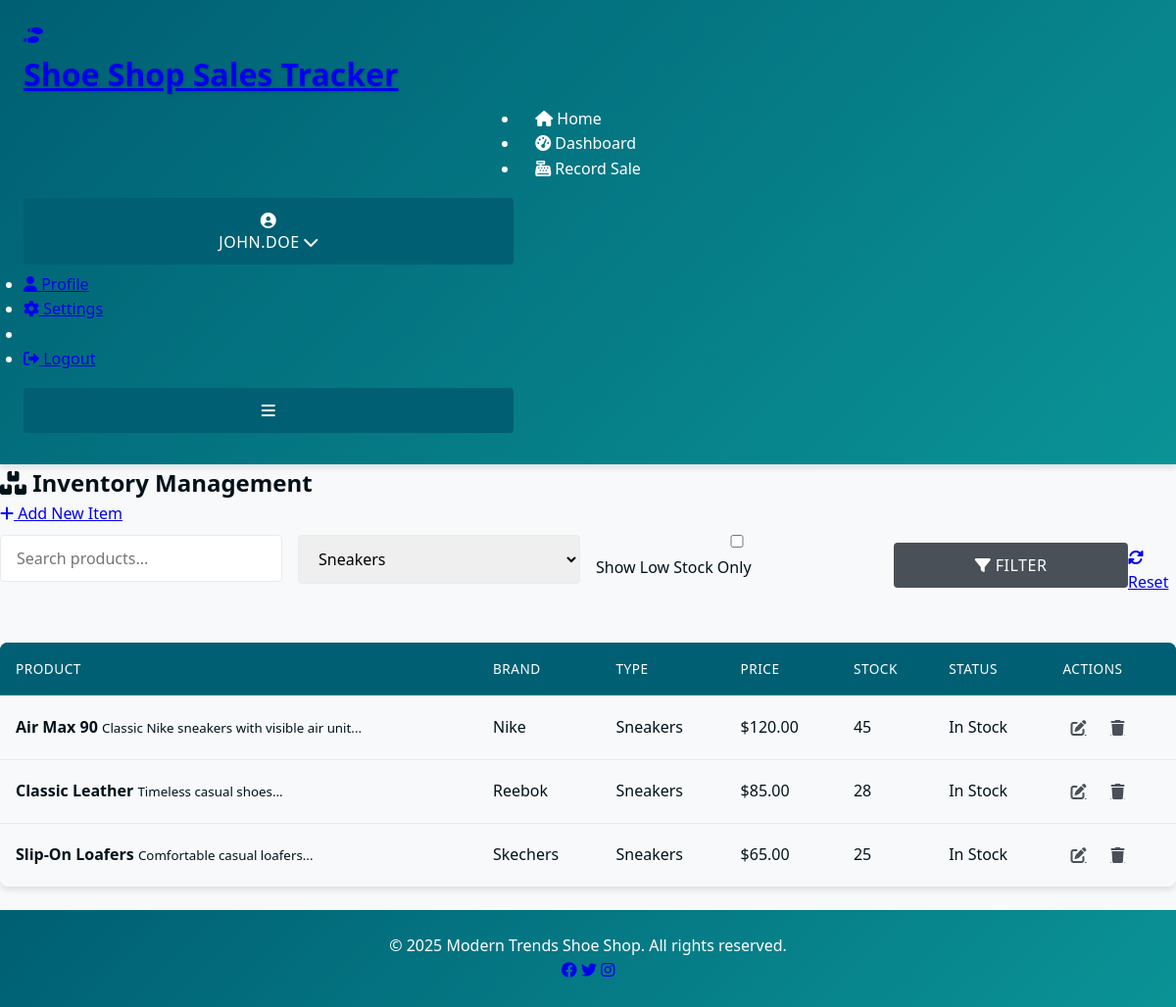
The page /pages/invetory.php?type=sneakers (signed in) on the database its author committed.
### tables this page shows
CREATE TABLE `inventory` (
  `id` int NOT NULL AUTO_INCREMENT,
  `name` varchar(100) NOT NULL,
  `description` text,
  `brand` varchar(50) DEFAULT NULL,
  `type` enum('sneakers','boots','sandals','formal','athletic') NOT NULL,
  `size_range` varchar(50) DEFAULT NULL,
  `color` varchar(50) DEFAULT NULL,
  `quantity` int DEFAULT '0',
  `price` decimal(10,2) DEFAULT NULL,
  `cost_price` decimal(10,2) DEFAULT NULL,
  `image_path` varchar(255) DEFAULT NULL,
  `added_at` timestamp NULL DEFAULT CURRENT_TIMESTAMP,
  `updated_at` timestamp NULL DEFAULT CURRENT_TIMESTAMP ON UPDATE CURRENT_TIMESTAMP,
  PRIMARY KEY (`id`),
  FULLTEXT KEY `idx_search` (`name`,`description`,`brand`)
);

### pages/invetory.php (the view, shortened to what this page needs)
<?php
include '../includes/header.php';
require_once '../config/db.php';
$search = $_GET['search'] ?? '';
$type = $_GET['type'] ?? '';
$lowStock = isset($_GET['low_stock']);
$query = "SELECT * FROM inventory WHERE 1=1";
$params = [];
if (!empty($type)) {
    $query .= " AND type = ?";
    $params[] = $type;
}
$query .= " ORDER BY name ASC";
$stmt = $conn->prepare($query);
$stmt->execute($params);
$inventory = $stmt->fetchAll();
?>
<div class="inventory-management">
    <div class="page-header">
        <h2><i class="fas fa-boxes"></i> Inventory Management</h2>
        <div class="actions">
            <a href="add_stock.php" class="btn btn-primary">
                <i class="fas fa-plus"></i> Add New Item
            </a>
        </div>
    </div>
    <div class="inventory-filters card">
        <form method="get" class="filter-form">
            <div class="form-row">
                <div class="form-group">
                    <input type="text" name="search" placeholder="Search products..."
                           value="<?= htmlspecialchars($search) ?>" class="form-control">
                </div>
                <div class="form-group">
                    <select name="type" class="form-control">
                        <option value="sneakers" <?= $type === 'sneakers' ? 'selected' : '' ?>>Sneakers</option>
                    </select>
                </div>
                <div class="form-group">
                    <label class="checkbox-container">
                        <input type="checkbox" name="low_stock" <?= $lowStock ? 'checked' : '' ?>>
                        Show Low Stock Only
                    </label>
                </div>
                <div class="form-group">
                    <button type="submit" class="btn btn-secondary">
                        <i class="fas fa-filter"></i> Filter
                    </button>
                    <a href="inventory.php" class="btn btn-outline">
                        <i class="fas fa-sync-alt"></i> Reset
                    </a>
                </div>
            </div>
        </form>
    </div>
    <div class="inventory-table card">
        <div class="table-responsive">
            <table class="data-table">
                <thead>
                    <tr>
                        <th>Product</th>
                        <th>Brand</th>
                        <th>Type</th>
                        <th>Price</th>
                        <th>Stock</th>
                        <th>Status</th>
                        <th>Actions</th>
                    </tr>
                </thead>
                <tbody>
                    <?php foreach($inventory as $item):
                        $stockStatus = $item['quantity'] == 0 ? 'out-of-stock' :
                                      ($item['quantity'] < 10 ? 'low-stock' : 'in-stock');
                        $statusText = $item['quantity'] == 0 ? 'Out of Stock' :
                                      ($item['quantity'] < 10 ? 'Low Stock' : 'In Stock');
                    ?>
                    <tr>
                        <td>
                            <strong><?= htmlspecialchars($item['name']) ?></strong>
                            <?php if($item['description']): ?>
                            <small class="text-muted"><?= htmlspecialchars(substr($item['description'], 0, 50)) ?>...</small>
                            <?php endif; ?>
                        </td>
                        <td><?= htmlspecialchars($item['brand']) ?></td>
                        <td><?= ucfirst($item['type']) ?></td>
                        <td>$<?= number_format($item['price'], 2) ?></td>
                        <td><?= $item['quantity'] ?></td>
                        <td>
                            <span class="status-badge <?= $stockStatus ?>">
                                <?= $statusText ?>
                            </span>
                        </td>
                        <td class="actions">
                            <a href="edit_stock.php?id=<?= $item['id'] ?>" class="btn-icon edit"
                               data-tooltip="Edit Item">
                                <i class="fas fa-edit"></i>
                            </a>
                            <a href="../actions/delete_stock.php?id=<?= $item['id'] ?>"
                               class="btn-icon delete" data-tooltip="Delete Item"
                               data-confirm="Are you sure you want to delete this item?">
                                <i class="fas fa-trash"></i>
                            </a>
                        </td>
                    </tr>
                    <?php endforeach; ?>
                </tbody>
            </table>
        </div>
    </div>
</div>
<?php include '../includes/footer.php'; ?>

### assets/css/style.css (style rules this page uses)
:root { --primary-color: #005f73; --secondary-color: #0a9396; --accent-color: #94d2bd; --light-color: #e9d8a6; --warning-color: #ee9b00; --danger-color: #ae2012; --dark-color: #001219; --light-gray: #f8f9fa; --medium-gray: #e9ecef; --dark-gray: #495057; --shadow: 0 4px 6px rgba(0, 0, 0, 0.1); --transition: all 0.3s ease; }
* { margin: 0; padding: 0; box-sizing: border-box; }
body { font-family: 'Segoe UI', Tahoma, Geneva, Verdana, sans-serif; line-height: 1.6; color: var(--dark-color); background-color: var(--light-gray); margin: 0; padding: 0; min-height: 100vh; display: flex; flex-direction: column; }
input, select, textarea, button { font-family: inherit; font-size: 1rem; padding: 0.75rem 1rem; margin: 0.5rem 0; border: 1px solid var(--medium-gray); border-radius: 4px; transition: var(--transition); width: 100%; max-width: 500px; }
button { background-color: var(--primary-color); color: white; border: none; cursor: pointer; font-weight: 500; text-transform: uppercase; letter-spacing: 0.5px; padding: 0.75rem 1.5rem; margin-top: 1rem; }
.btn-secondary { background-color: var(--dark-gray); }
table { width: 100%; border-collapse: collapse; margin: 1.5rem 0; box-shadow: var(--shadow); animation: fadeIn 0.6s ease; }
th, td { padding: 1rem; text-align: left; border-bottom: 1px solid var(--medium-gray); }
th { background-color: var(--primary-color); color: white; font-weight: 500; text-transform: uppercase; font-size: 0.85rem; letter-spacing: 0.5px; }
tr:nth-child(even) { background-color: var(--light-gray); }

### assets/css/form.css (style rules this page uses)
.form-group { margin-bottom: 1.5rem; position: relative; }
.form-group label { display: block; margin-bottom: 0.5rem; font-weight: 500; color: var(--dark-color); }
.form-control { width: 100%; padding: 0.75rem 1rem; border: 1px solid var(--medium-gray); border-radius: 4px; transition: var(--transition); }

### assets/css/tables.css (style rules this page uses)
.data-table { width: 100%; border-collapse: collapse; margin: 1.5rem 0; box-shadow: var(--shadow); overflow: hidden; border-radius: 8px; animation: fadeIn 0.6s ease; }
.data-table thead { background: linear-gradient(135deg, var(--primary-color), var(--secondary-color)); color: white; }
.data-table th { padding: 1rem; text-align: left; font-weight: 500; text-transform: uppercase; letter-spacing: 0.5px; position: relative; }
.data-table th:after { content: ''; position: absolute; left: 0; bottom: 0; width: 100%; height: 1px; background-color: rgba(255, 255, 255, 0.2); }
.data-table td { padding: 1rem; border-bottom: 1px solid var(--medium-gray); transition: var(--transition); }
.data-table tr:last-child td { border-bottom: none; }
.data-table .actions { display: flex; gap: 0.5rem; }
.data-table .btn-icon { padding: 0.5rem; border-radius: 50%; width: 2rem; height: 2rem; display: flex; align-items: center; justify-content: center; background-color: transparent; color: var(--dark-gray); border: none; cursor: pointer; transition: var(--transition); }

### assets/css/sales.css (style rules this page uses)
.form-row { display: flex; gap: 1rem; flex-wrap: wrap; }
.form-row .form-group { flex: 1; min-width: 150px; }
.form-row .form-group:last-child { display: flex; align-items: flex-end; }

### rows shown on the page
inventory: name "Air Max 90", description "Classic Nike sneakers with visible air unit", brand "Nike", type "Sneakers", price "120.00", quantity "45", quantity "In Stock"
inventory: name "Classic Leather", description "Timeless casual shoes", brand "Reebok", type "Sneakers", price "85.00", quantity "28", quantity "In Stock"
inventory: name "Slip-On Loafers", description "Comfortable casual loafers", brand "Skechers", type "Sneakers", price "65.00", quantity "25", quantity "In Stock"

### other values the page prints
$_SESSION['username'] "JOHN.DOE"
